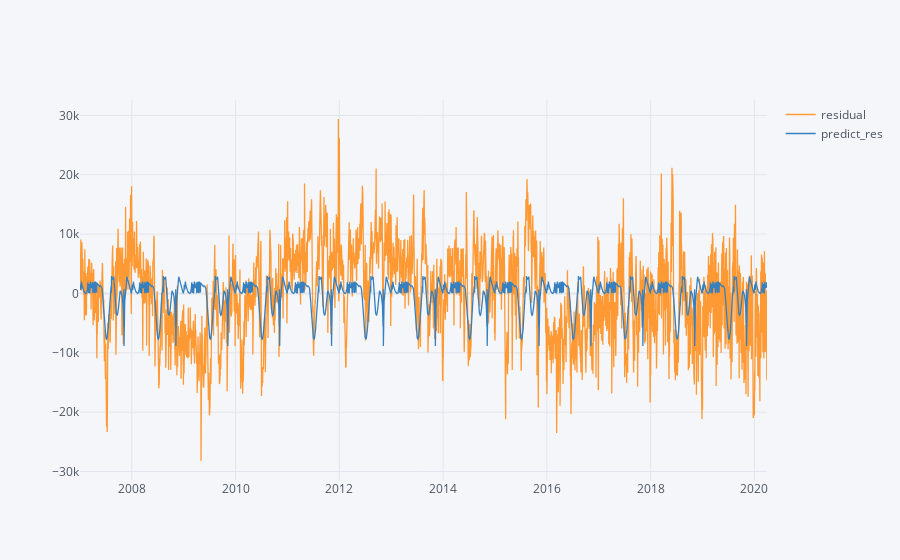

Notebook cell for this chart:
### Code cell
graph[["residual", "predict_res"]].iplot()

### Figure 1 — Plotly figure (JSON) as saved in the notebook; plotly's stock layout.template omitted (floating-point values rounded to 4 significant figures; data arrays with more than 128 entries replaced by an {"elided": "..."} marker saying what was removed)
{"data": [{"line": {"color": "rgba(255, 153, 51, 1.0)", "dash": "solid", "shape": "linear", "width": 1.3}, "mode": "lines", "name": "residual", "text": "", "type": "scatter", "x": {"elided": "4838 str values"}, "y": {"elided": "4838 float values"}}, {"line": {"color": "rgba(55, 128, 191, 1.0)", "dash": "solid", "shape": "linear", "width": 1.3}, "mode": "lines", "name": "predict_res", "text": "", "type": "scatter", "x": {"elided": "4838 str values"}, "y": {"elided": "4838 float values"}}], "layout": {"legend": {"bgcolor": "#F5F6F9", "font": {"color": "#4D5663"}}, "paper_bgcolor": "#F5F6F9", "plot_bgcolor": "#F5F6F9", "title": {"font": {"color": "#4D5663"}}, "xaxis": {"gridcolor": "#E1E5ED", "showgrid": true, "tickfont": {"color": "#4D5663"}, "title": {"font": {"color": "#4D5663"}, "text": ""}, "zerolinecolor": "#E1E5ED"}, "yaxis": {"gridcolor": "#E1E5ED", "showgrid": true, "tickfont": {"color": "#4D5663"}, "title": {"font": {"color": "#4D5663"}, "text": ""}, "zerolinecolor": "#E1E5ED"}}}
